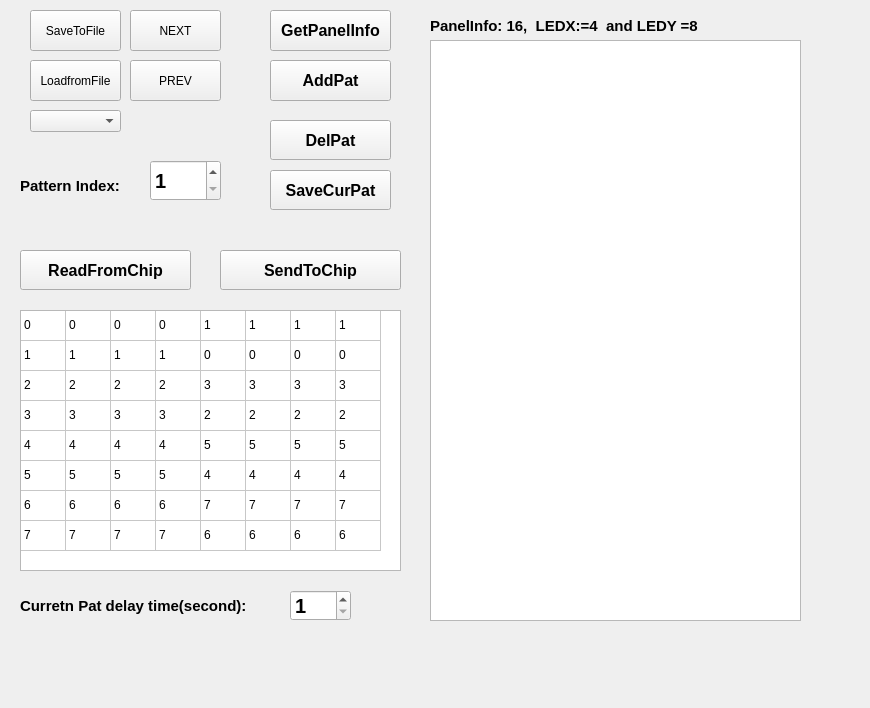
<?xml version="1.0" encoding="UTF-8"?>
<ui version="4.0">
 <class>Form_TestPattern</class>
 <widget class="QWidget" name="Form_TestPattern">
  <property name="geometry">
   <rect>
    <x>0</x>
    <y>0</y>
    <width>870</width>
    <height>708</height>
   </rect>
  </property>
  <property name="windowTitle">
   <string>Form_TestPattern</string>
  </property>
  <widget class="QPushButton" name="pushButton_addpattern">
   <property name="geometry">
    <rect>
     <x>270</x>
     <y>60</y>
     <width>121</width>
     <height>41</height>
    </rect>
   </property>
   <property name="font">
    <font>
     <pointsize>12</pointsize>
     <weight>75</weight>
     <bold>true</bold>
    </font>
   </property>
   <property name="text">
    <string>AddPat</string>
   </property>
  </widget>
  <widget class="QSpinBox" name="spinBox_patselect">
   <property name="enabled">
    <bool>true</bool>
   </property>
   <property name="geometry">
    <rect>
     <x>150</x>
     <y>160</y>
     <width>71</width>
     <height>41</height>
    </rect>
   </property>
   <property name="font">
    <font>
     <pointsize>15</pointsize>
     <weight>75</weight>
     <bold>true</bold>
    </font>
   </property>
   <property name="minimum">
    <number>1</number>
   </property>
   <property name="maximum">
    <number>100</number>
   </property>
   <property name="value">
    <number>1</number>
   </property>
  </widget>
  <widget class="QPushButton" name="pushButton_savepatToFile">
   <property name="enabled">
    <bool>true</bool>
   </property>
   <property name="geometry">
    <rect>
     <x>30</x>
     <y>10</y>
     <width>91</width>
     <height>41</height>
    </rect>
   </property>
   <property name="text">
    <string>SaveToFile</string>
   </property>
  </widget>
  <widget class="QPushButton" name="pushButton_prev">
   <property name="enabled">
    <bool>true</bool>
   </property>
   <property name="geometry">
    <rect>
     <x>130</x>
     <y>60</y>
     <width>91</width>
     <height>41</height>
    </rect>
   </property>
   <property name="text">
    <string>PREV</string>
   </property>
  </widget>
  <widget class="QPushButton" name="pushButton_next">
   <property name="enabled">
    <bool>true</bool>
   </property>
   <property name="geometry">
    <rect>
     <x>130</x>
     <y>10</y>
     <width>91</width>
     <height>41</height>
    </rect>
   </property>
   <property name="text">
    <string>NEXT</string>
   </property>
  </widget>
  <widget class="QLabel" name="label_patindex">
   <property name="geometry">
    <rect>
     <x>20</x>
     <y>170</y>
     <width>121</width>
     <height>31</height>
    </rect>
   </property>
   <property name="font">
    <font>
     <pointsize>11</pointsize>
     <weight>75</weight>
     <bold>true</bold>
    </font>
   </property>
   <property name="text">
    <string>Pattern Index:</string>
   </property>
  </widget>
  <widget class="QPushButton" name="pushButton_readpanel">
   <property name="geometry">
    <rect>
     <x>270</x>
     <y>10</y>
     <width>121</width>
     <height>41</height>
    </rect>
   </property>
   <property name="font">
    <font>
     <pointsize>12</pointsize>
     <weight>75</weight>
     <bold>true</bold>
    </font>
   </property>
   <property name="text">
    <string>GetPanelInfo</string>
   </property>
  </widget>
  <widget class="QPushButton" name="pushButton_loadpatfromFile">
   <property name="enabled">
    <bool>true</bool>
   </property>
   <property name="geometry">
    <rect>
     <x>30</x>
     <y>60</y>
     <width>91</width>
     <height>41</height>
    </rect>
   </property>
   <property name="text">
    <string>LoadfromFile</string>
   </property>
  </widget>
  <widget class="QPlainTextEdit" name="plainTextEdi_pats">
   <property name="geometry">
    <rect>
     <x>430</x>
     <y>40</y>
     <width>371</width>
     <height>581</height>
    </rect>
   </property>
  </widget>
  <widget class="QLabel" name="label_patdelay">
   <property name="geometry">
    <rect>
     <x>20</x>
     <y>590</y>
     <width>251</width>
     <height>31</height>
    </rect>
   </property>
   <property name="font">
    <font>
     <pointsize>11</pointsize>
     <weight>75</weight>
     <bold>true</bold>
    </font>
   </property>
   <property name="text">
    <string>Curretn Pat delay time(second):</string>
   </property>
  </widget>
  <widget class="QSpinBox" name="spinBox_patdelays">
   <property name="enabled">
    <bool>true</bool>
   </property>
   <property name="geometry">
    <rect>
     <x>290</x>
     <y>590</y>
     <width>61</width>
     <height>31</height>
    </rect>
   </property>
   <property name="font">
    <font>
     <pointsize>15</pointsize>
     <weight>75</weight>
     <bold>true</bold>
    </font>
   </property>
   <property name="minimum">
    <number>1</number>
   </property>
   <property name="maximum">
    <number>500</number>
   </property>
   <property name="value">
    <number>1</number>
   </property>
  </widget>
  <widget class="QPushButton" name="pushButton_delpattern">
   <property name="geometry">
    <rect>
     <x>270</x>
     <y>120</y>
     <width>121</width>
     <height>40</height>
    </rect>
   </property>
   <property name="font">
    <font>
     <pointsize>12</pointsize>
     <weight>75</weight>
     <bold>true</bold>
    </font>
   </property>
   <property name="text">
    <string>DelPat</string>
   </property>
  </widget>
  <widget class="QPushButton" name="pushButton_sendpattochip">
   <property name="geometry">
    <rect>
     <x>220</x>
     <y>250</y>
     <width>181</width>
     <height>40</height>
    </rect>
   </property>
   <property name="font">
    <font>
     <pointsize>12</pointsize>
     <weight>75</weight>
     <bold>true</bold>
    </font>
   </property>
   <property name="text">
    <string>SendToChip</string>
   </property>
  </widget>
  <widget class="QPushButton" name="pushButton_savecurrentpat">
   <property name="geometry">
    <rect>
     <x>270</x>
     <y>170</y>
     <width>121</width>
     <height>40</height>
    </rect>
   </property>
   <property name="font">
    <font>
     <pointsize>12</pointsize>
     <weight>75</weight>
     <bold>true</bold>
    </font>
   </property>
   <property name="text">
    <string>SaveCurPat</string>
   </property>
  </widget>
  <widget class="QPushButton" name="pushButton_readfromchip">
   <property name="geometry">
    <rect>
     <x>20</x>
     <y>250</y>
     <width>171</width>
     <height>40</height>
    </rect>
   </property>
   <property name="font">
    <font>
     <pointsize>12</pointsize>
     <weight>75</weight>
     <bold>true</bold>
    </font>
   </property>
   <property name="text">
    <string>ReadFromChip</string>
   </property>
  </widget>
  <widget class="QComboBox" name="comboBox_listpats">
   <property name="geometry">
    <rect>
     <x>30</x>
     <y>110</y>
     <width>91</width>
     <height>22</height>
    </rect>
   </property>
  </widget>
  <widget class="QTableWidget" name="tableWidget_pattern">
   <property name="geometry">
    <rect>
     <x>20</x>
     <y>310</y>
     <width>381</width>
     <height>261</height>
    </rect>
   </property>
   <property name="rowCount">
    <number>8</number>
   </property>
   <property name="columnCount">
    <number>8</number>
   </property>
   <attribute name="horizontalHeaderVisible">
    <bool>false</bool>
   </attribute>
   <attribute name="horizontalHeaderDefaultSectionSize">
    <number>45</number>
   </attribute>
   <attribute name="horizontalHeaderMinimumSectionSize">
    <number>21</number>
   </attribute>
   <attribute name="verticalHeaderVisible">
    <bool>false</bool>
   </attribute>
   <attribute name="verticalHeaderHighlightSections">
    <bool>true</bool>
   </attribute>
   <row/>
   <row/>
   <row/>
   <row/>
   <row/>
   <row/>
   <row/>
   <row/>
   <column/>
   <column/>
   <column/>
   <column/>
   <column/>
   <column/>
   <column/>
   <column/>
   <item row="0" column="0">
    <property name="text">
     <string>0</string>
    </property>
   </item>
   <item row="0" column="1">
    <property name="text">
     <string>0</string>
    </property>
   </item>
   <item row="0" column="2">
    <property name="text">
     <string>0</string>
    </property>
   </item>
   <item row="0" column="3">
    <property name="text">
     <string>0</string>
    </property>
   </item>
   <item row="0" column="4">
    <property name="text">
     <string>1</string>
    </property>
   </item>
   <item row="0" column="5">
    <property name="text">
     <string>1</string>
    </property>
   </item>
   <item row="0" column="6">
    <property name="text">
     <string>1</string>
    </property>
   </item>
   <item row="0" column="7">
    <property name="text">
     <string>1</string>
    </property>
   </item>
   <item row="1" column="0">
    <property name="text">
     <string>1</string>
    </property>
   </item>
   <item row="1" column="1">
    <property name="text">
     <string>1</string>
    </property>
   </item>
   <item row="1" column="2">
    <property name="text">
     <string>1</string>
    </property>
   </item>
   <item row="1" column="3">
    <property name="text">
     <string>1</string>
    </property>
   </item>
   <item row="1" column="4">
    <property name="text">
     <string>0</string>
    </property>
   </item>
   <item row="1" column="5">
    <property name="text">
     <string>0</string>
    </property>
   </item>
   <item row="1" column="6">
    <property name="text">
     <string>0</string>
    </property>
   </item>
   <item row="1" column="7">
    <property name="text">
     <string>0</string>
    </property>
   </item>
   <item row="2" column="0">
    <property name="text">
     <string>2</string>
    </property>
   </item>
   <item row="2" column="1">
    <property name="text">
     <string>2</string>
    </property>
   </item>
   <item row="2" column="2">
    <property name="text">
     <string>2</string>
    </property>
   </item>
   <item row="2" column="3">
    <property name="text">
     <string>2</string>
    </property>
   </item>
   <item row="2" column="4">
    <property name="text">
     <string>3</string>
    </property>
   </item>
   <item row="2" column="5">
    <property name="text">
     <string>3</string>
    </property>
   </item>
   <item row="2" column="6">
    <property name="text">
     <string>3</string>
    </property>
   </item>
   <item row="2" column="7">
    <property name="text">
     <string>3</string>
    </property>
   </item>
   <item row="3" column="0">
    <property name="text">
     <string>3</string>
    </property>
   </item>
   <item row="3" column="1">
    <property name="text">
     <string>3</string>
    </property>
   </item>
   <item row="3" column="2">
    <property name="text">
     <string>3</string>
    </property>
   </item>
   <item row="3" column="3">
    <property name="text">
     <string>3</string>
    </property>
   </item>
   <item row="3" column="4">
    <property name="text">
     <string>2</string>
    </property>
   </item>
   <item row="3" column="5">
    <property name="text">
     <string>2</string>
    </property>
   </item>
   <item row="3" column="6">
    <property name="text">
     <string>2</string>
    </property>
   </item>
   <item row="3" column="7">
    <property name="text">
     <string>2</string>
    </property>
   </item>
   <item row="4" column="0">
    <property name="text">
     <string>4</string>
    </property>
   </item>
   <item row="4" column="1">
    <property name="text">
     <string>4</string>
    </property>
   </item>
   <item row="4" column="2">
    <property name="text">
     <string>4</string>
    </property>
   </item>
   <item row="4" column="3">
    <property name="text">
     <string>4</string>
    </property>
   </item>
   <item row="4" column="4">
    <property name="text">
     <string>5</string>
    </property>
   </item>
   <item row="4" column="5">
    <property name="text">
     <string>5</string>
    </property>
   </item>
   <item row="4" column="6">
    <property name="text">
     <string>5</string>
    </property>
   </item>
   <item row="4" column="7">
    <property name="text">
     <string>5</string>
    </property>
   </item>
   <item row="5" column="0">
    <property name="text">
     <string>5</string>
    </property>
   </item>
   <item row="5" column="1">
    <property name="text">
     <string>5</string>
    </property>
   </item>
   <item row="5" column="2">
    <property name="text">
     <string>5</string>
    </property>
   </item>
   <item row="5" column="3">
    <property name="text">
     <string>5</string>
    </property>
   </item>
   <item row="5" column="4">
    <property name="text">
     <string>4</string>
    </property>
   </item>
   <item row="5" column="5">
    <property name="text">
     <string>4</string>
    </property>
   </item>
   <item row="5" column="6">
    <property name="text">
     <string>4</string>
    </property>
   </item>
   <item row="5" column="7">
    <property name="text">
     <string>4</string>
    </property>
   </item>
   <item row="6" column="0">
    <property name="text">
     <string>6</string>
    </property>
   </item>
   <item row="6" column="1">
    <property name="text">
     <string>6</string>
    </property>
   </item>
   <item row="6" column="2">
    <property name="text">
     <string>6</string>
    </property>
   </item>
   <item row="6" column="3">
    <property name="text">
     <string>6</string>
    </property>
   </item>
   <item row="6" column="4">
    <property name="text">
     <string>7</string>
    </property>
   </item>
   <item row="6" column="5">
    <property name="text">
     <string>7</string>
    </property>
   </item>
   <item row="6" column="6">
    <property name="text">
     <string>7</string>
    </property>
   </item>
   <item row="6" column="7">
    <property name="text">
     <string>7</string>
    </property>
   </item>
   <item row="7" column="0">
    <property name="text">
     <string>7</string>
    </property>
   </item>
   <item row="7" column="1">
    <property name="text">
     <string>7</string>
    </property>
   </item>
   <item row="7" column="2">
    <property name="text">
     <string>7</string>
    </property>
   </item>
   <item row="7" column="3">
    <property name="text">
     <string>7</string>
    </property>
   </item>
   <item row="7" column="4">
    <property name="text">
     <string>6</string>
    </property>
   </item>
   <item row="7" column="5">
    <property name="text">
     <string>6</string>
    </property>
   </item>
   <item row="7" column="6">
    <property name="text">
     <string>6</string>
    </property>
   </item>
   <item row="7" column="7">
    <property name="text">
     <string>6</string>
    </property>
   </item>
  </widget>
  <widget class="QLabel" name="label_paneinfo_1">
   <property name="geometry">
    <rect>
     <x>430</x>
     <y>10</y>
     <width>311</width>
     <height>31</height>
    </rect>
   </property>
   <property name="font">
    <font>
     <pointsize>11</pointsize>
     <weight>75</weight>
     <bold>true</bold>
    </font>
   </property>
   <property name="text">
    <string>PanelInfo: 16,  LEDX:=4  and LEDY =8</string>
   </property>
  </widget>
 </widget>
 <resources/>
 <connections/>
</ui>
